Frame 1 (no input): blank canvas, image omitted
Frame 60 (no input): blank canvas, image omitted
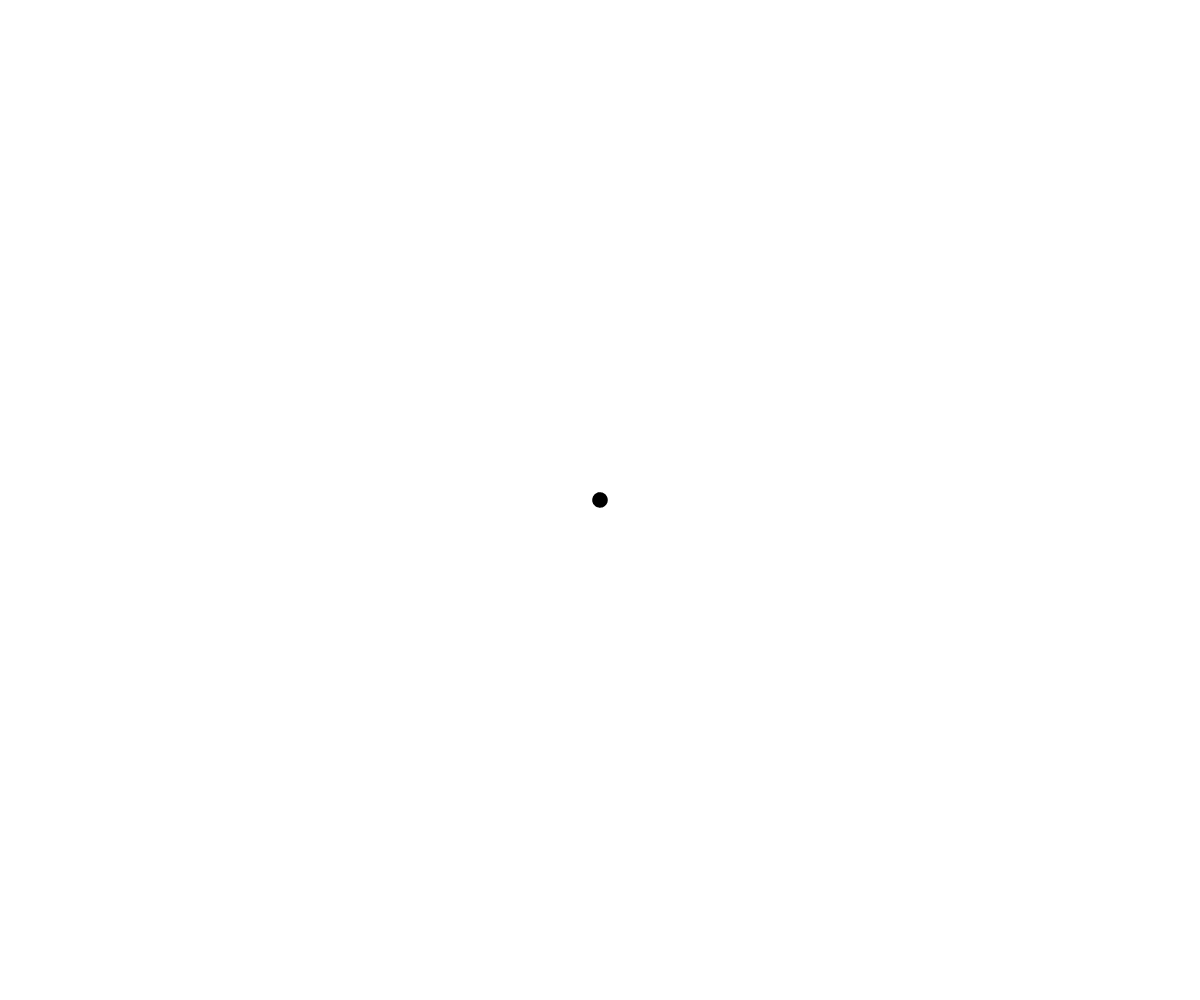
Frame 120 (the mouse pressed at the canvas centre since frame 60)

The p5.js sketch whose frames 1 and 60 were blank and that drew this single picture after the mouse press (run headless with seeded random() and noise() and a simulated clock; from frame 60 on, the mouse is pressed at the canvas centre):

// p5.js sketch
// ── sketch.js
let points = [];
let numPoints = 50;

let centerX, centerY;
let baseRadius = 5;
let targetRadius = 5;

// glitch efekt
let glitchIntensity = 0;

function setup() {
  createCanvas(windowWidth, windowHeight);
  noStroke();
  fill(0);

  centerX = width / 2;
  centerY = height / 2;

  for (let i = 0; i < numPoints; i++) {
    let angle = map(i, 0, numPoints, 0, TWO_PI);
    points.push({ angle: angle, r: baseRadius, vr: 0 });
  }
}

function draw() {
  // podpora pro dotyk: pokud je dotyk, použij touchX/touchY
  let mx = touches.length > 0 ? touches[0].x : mouseX;
  let my = touches.length > 0 ? touches[0].y : mouseY;
  let pmx = touches.length > 0 ? touches[0].x : pmouseX;
  let pmy = touches.length > 0 ? touches[0].y : pmouseY;

  let speed = dist(mx, my, pmx, pmy);
  let d = dist(mx, my, centerX, centerY);

  // ===== aktivace glitch jen při rychlém pohybu =====
  let glitchActive = speed > 30;
  if (glitchActive) glitchIntensity += (speed / 60) * 0.1;
  else glitchIntensity *= 0.9;
  glitchIntensity = constrain(glitchIntensity, 0, 1);

  // ===== barevné pozadí =====
  if (glitchActive) {
    let bg = map(glitchIntensity, 0, 1, 255, 0); // invertace
    background(bg);
  } else {
    background(255); // bílé pozadí při pomalém pohybu
  }

  // ===== RŮST BLOBU =====
  let growth = map(d, 300, 0, 0, 1, true) * map(speed, 0, 60, 0, 1, true);

  // škálování blobu podle velikosti obrazovky
  let screenScale = min(windowWidth, windowHeight) / 1080; 
  let sizeFactor = map(targetRadius, baseRadius, max(width, height), 1, 8, true) * screenScale;
  let speedFactor = map(speed, 0, 60, 0.5, 3, true);

  if (growth > 0.05) targetRadius += growth * sizeFactor * speedFactor;

  let maxSize = max(width, height);
  if (targetRadius > maxSize * 0.5 && speed > 10) {
    targetRadius += pow(speed / 15, 2) * 13;
  }

  targetRadius = constrain(targetRadius, baseRadius, maxSize * screenScale);

  // deformace blobu
  let deformMultiplier;
  if (targetRadius < 40) deformMultiplier = 0.25;
  else if (targetRadius < 150) deformMultiplier = 1.0;
  else deformMultiplier = 3.0;

  let force = map(speed, 0, 60, 0, 200, true) *
              map(d, 300, 0, 0, 1, true) *
              deformMultiplier;

  let speedKick = speed > 12 ? map(speed, 12, 60, 0, 25, true) * deformMultiplier : 0;

  for (let p of points) {
    if (random() < 0.02 && force > 30) p.vr += random(-20, 20) * deformMultiplier;

    let dirToMouse = cos(p.angle) * (mx - centerX) + sin(p.angle) * (my - centerY);
    p.vr += (dirToMouse * 0.0012) * force;
    p.vr += random(-speedKick, speedKick);

    p.vr += (targetRadius - p.r) * 0.03;
    p.vr *= 0.7;
    p.r += p.vr;
  }

  // ===== RGB GLITCH BLOB =====
  if (glitchActive) {
    let offset = glitchIntensity * 10;
    strokeWeight(2);
    stroke(255, 0, 0, glitchIntensity * 100);
    drawBlob(offset, 0);
    stroke(0, 255, 255, glitchIntensity * 100);
    drawBlob(-offset, 0);
  }

  noStroke();
  fill(glitchActive ? map(glitchIntensity, 0, 1, 0, 255) : 0);
  drawBlob(0, 0);
}

// kreslení blobu
function drawBlob(xOffset, yOffset) {
  beginShape();
  for (let p of points) {
    let x = centerX + cos(p.angle) * p.r + xOffset;
    let y = centerY + sin(p.angle) * p.r + yOffset;
    curveVertex(x, y);
  }
  endShape(CLOSE);
}

// reset
function mousePressed() {
  targetRadius = baseRadius;
  for (let p of points) {
    p.r = baseRadius;
    p.vr = 0;
  }
}

function windowResized() {
  resizeCanvas(windowWidth, windowHeight);
  centerX = width / 2;
  centerY = height / 2;
}
